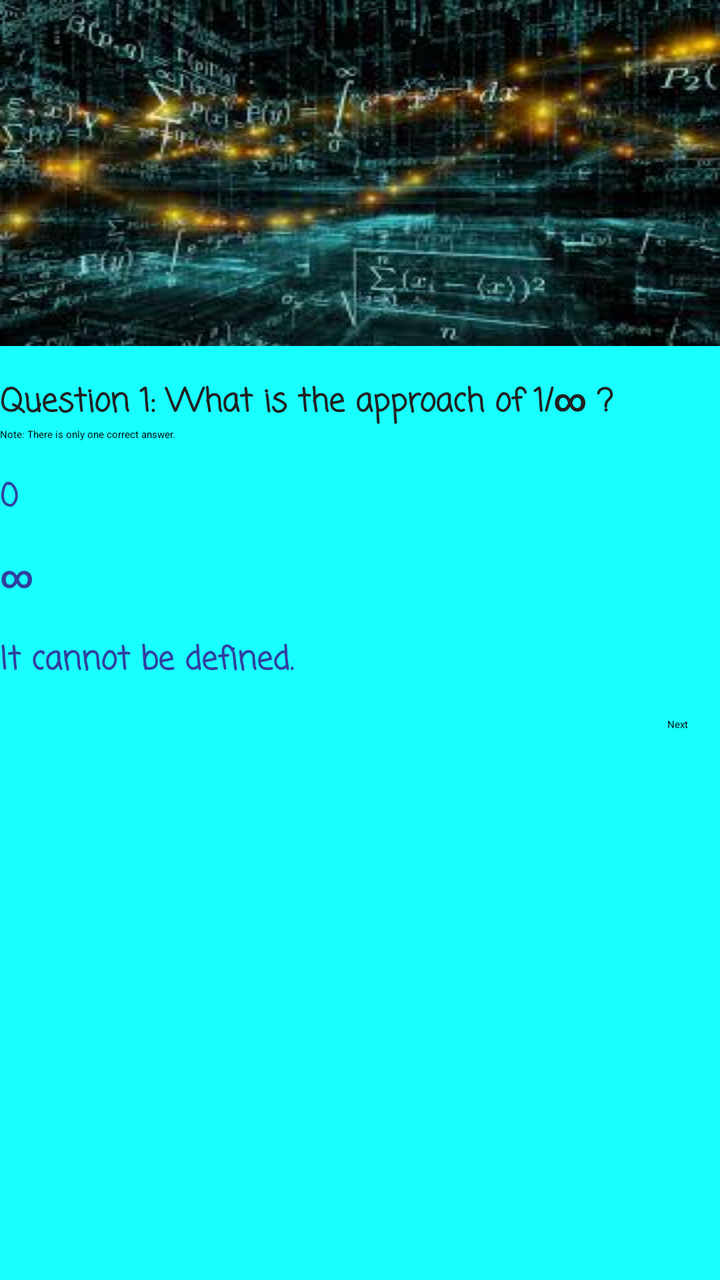
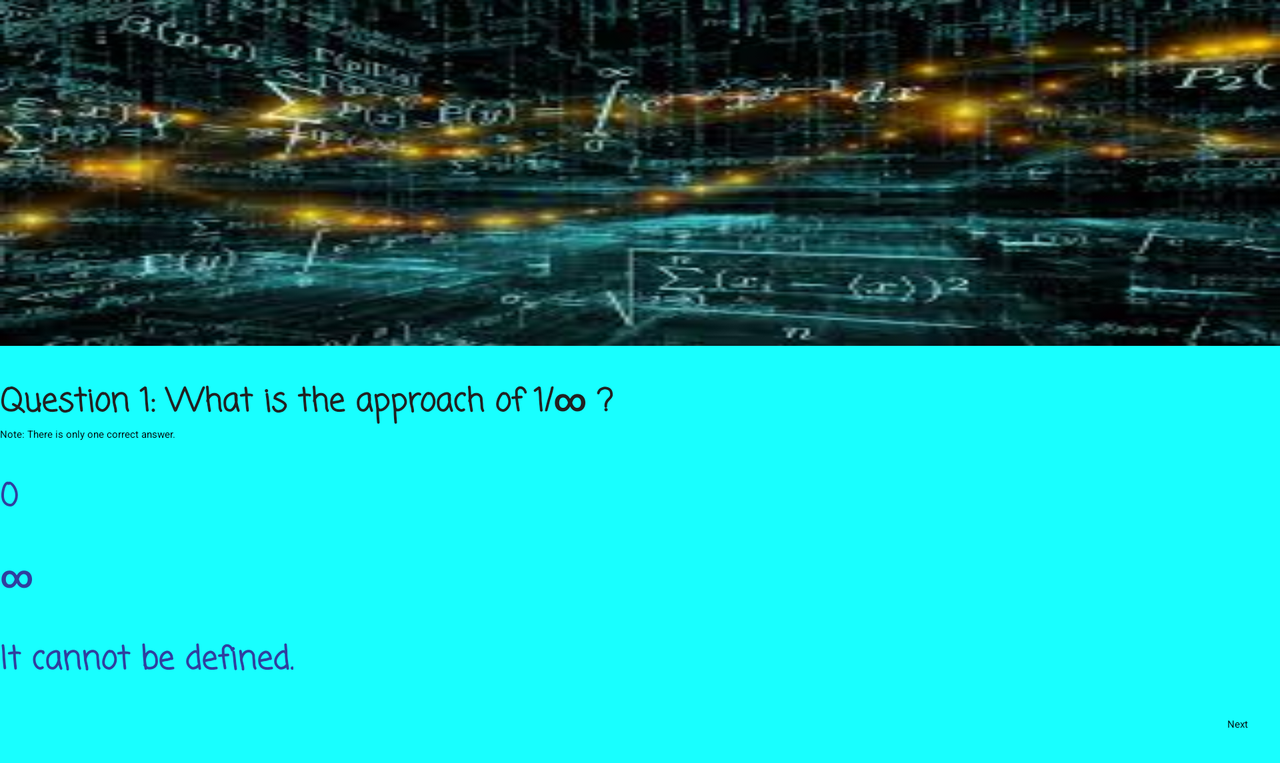

An Android layout and its configuration variant, each rendered on a device that would load it. The default file and the variant file are quoted in full after the pictures.
<!-- AndroidManifest.xml: application theme AppTheme.NoActionBar -->
<!-- res/layout/activity_question1.xml -->
<?xml version="1.0" encoding="utf-8"?>
<LinearLayout
    xmlns:android="http://schemas.android.com/apk/res/android"
    xmlns:app="http://schemas.android.com/apk/res-auto"
    xmlns:tools="http://schemas.android.com/tools"
    android:layout_width="match_parent"
    android:layout_height="match_parent"
    android:orientation="vertical"
    android:background="@color/light_green"
    tools:context="com.example.android.mathquiz.Question1Activity">
    <ImageView
        android:layout_width="match_parent"
        android:layout_height="wrap_content"
        android:src="@drawable/background"
        android:scaleType="fitXY"/>
    <TextView
        android:layout_width="wrap_content"
        android:layout_height="wrap_content"
        android:text="@string/question1"
        style="@style/question"/>
    <TextView
        android:layout_width="wrap_content"
        android:layout_height="wrap_content"
        android:text="@string/note1"/>
    <RadioGroup
        android:layout_width="wrap_content"
        android:layout_height="wrap_content"
        android:orientation="vertical">
        <RadioButton
            android:id="@+id/radio_button1"
            android:layout_width="wrap_content"
            android:layout_height="wrap_content"
            android:text="@string/question1_answer1"
            style="@style/answer"/>
        <RadioButton
            android:id="@+id/radio_button2"
            android:layout_width="wrap_content"
            android:layout_height="wrap_content"
            android:text="@string/question1_answer2"
            style="@style/answer"/>
        <RadioButton
            android:id="@+id/radio_button3"
            android:layout_width="wrap_content"
            android:layout_height="wrap_content"
            android:text="@string/question1_answer3"
            style="@style/answer"/>
    </RadioGroup>
    <Button
        android:layout_width="wrap_content"
        android:layout_height="wrap_content"
        android:text="@string/next_button"
        android:layout_margin="@dimen/standard_margin"
        android:layout_gravity="end"
        android:onClick="from1tToQuestion2"/>
</LinearLayout>
<!-- resources referenced by this layout -->
<resources>
  <color name="light_green">#18ffff</color>
  <dimen name="standard_margin">16dp</dimen>
  <!-- drawable background: jpg bitmap (drawable, 13635 bytes) -->
  <string name="next_button">Next</string>
  <string name="note1">Note: There is only one correct answer.</string>
  <string name="question1">Question 1: What is the approach of  1/∞ ?</string>
  <string name="question1_answer1">0</string>
  <string name="question1_answer2">∞</string>
  <string name="question1_answer3">It cannot be defined.</string>
  <style name="answer">
          <item name="android:textSize">16sp</item>
          <item name="android:textStyle">bold</item>
          <item name="android:fontFamily">casual</item>
          <item name="android:textColor">@color/colorPrimaryDark</item>
          <item name="android:layout_marginTop">@dimen/standard_margin</item></style>
  <style name="question">
          <item name="android:textSize">16sp</item>
          <item name="android:textStyle">bold</item>
          <item name="android:fontFamily">casual</item>
          <item name="android:textColor">@color/black</item>
          <item name="android:layout_marginTop">@dimen/standard_margin</item></style>
  <color name="colorPrimaryDark">#303F9F</color>
  <color name="black">#212121</color>
</resources>
<!-- res/layout-land/activity_question1.xml (the repository's variant of the layout above) -->
<!-- drawn on the phone turned sideways -->
<?xml version="1.0" encoding="utf-8"?>
<ScrollView
    xmlns:android="http://schemas.android.com/apk/res/android"
    xmlns:app="http://schemas.android.com/apk/res-auto"
    xmlns:tools="http://schemas.android.com/tools"
    android:layout_width="match_parent"
    android:layout_height="match_parent"
    android:background="@color/light_green"
    tools:context="com.example.android.mathquiz.Question1Activity">
    <LinearLayout
        android:layout_width="match_parent"
        android:layout_height="wrap_content"
        android:orientation="vertical">
    <ImageView
        android:layout_width="match_parent"
        android:layout_height="wrap_content"
        android:src="@drawable/background"
        android:scaleType="fitXY"/>
    <TextView
        android:layout_width="wrap_content"
        android:layout_height="wrap_content"
        android:text="@string/question1"
        style="@style/question"/>
        <TextView
            android:layout_width="wrap_content"
            android:layout_height="wrap_content"
            android:text="@string/note1"/>
    <RadioGroup
        android:layout_width="wrap_content"
        android:layout_height="wrap_content"
        android:orientation="vertical">
        <RadioButton
            android:id="@+id/radio_button1"
            android:layout_width="wrap_content"
            android:layout_height="wrap_content"
            android:text="@string/question1_answer1"
            style="@style/answer"/>
        <RadioButton
            android:id="@+id/radio_button2"
            android:layout_width="wrap_content"
            android:layout_height="wrap_content"
            android:text="@string/question1_answer2"
            style="@style/answer"/>
        <RadioButton
            android:id="@+id/radio_button3"
            android:layout_width="wrap_content"
            android:layout_height="wrap_content"
            android:text="@string/question1_answer3"
            style="@style/answer"/>
    </RadioGroup>
    <Button
        android:layout_width="wrap_content"
        android:layout_height="wrap_content"
        android:text="@string/next_button"
        android:layout_margin="@dimen/standard_margin"
        android:layout_gravity="end"
        android:onClick="from1tToQuestion2"/>
</LinearLayout>
</ScrollView>
